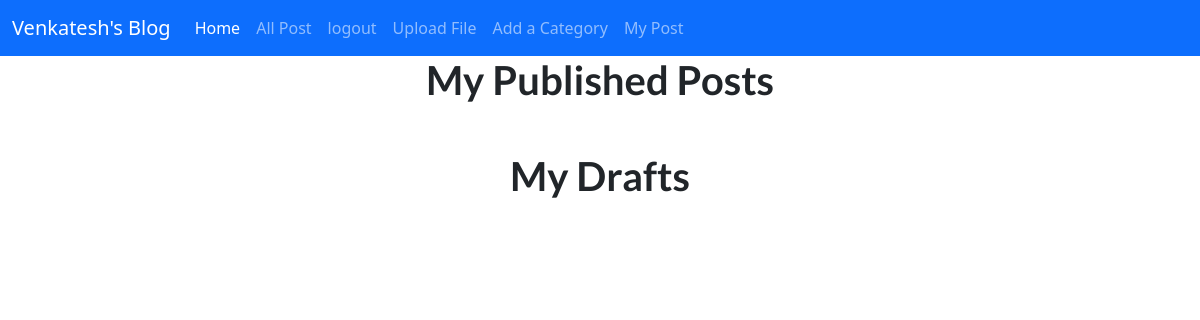
Before: /my-posts/ (signed in) with the older database file.
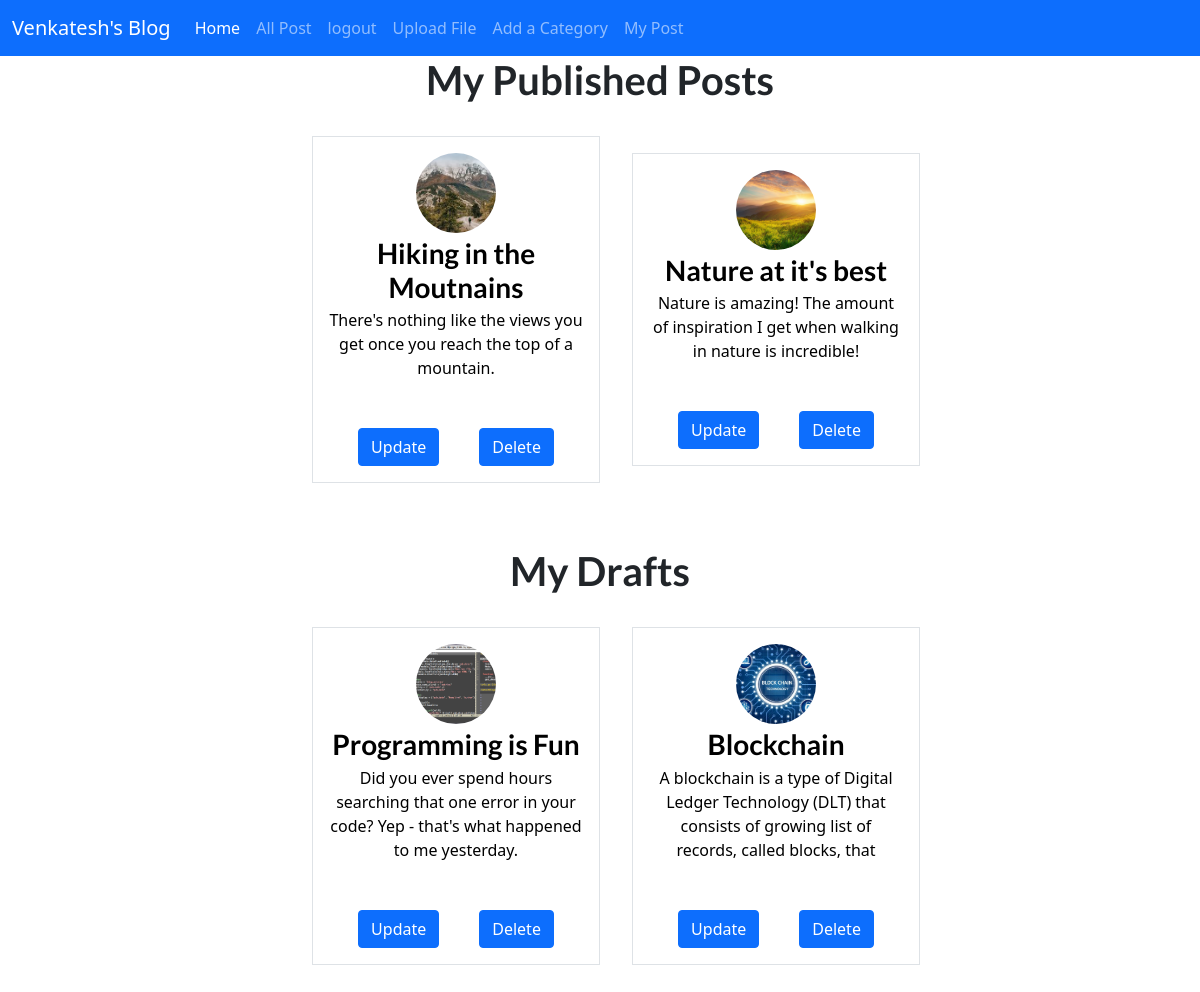
After: the same page with the newer database file.
### blog/models.py (models this page shows)
class Post(models.Model):
    title = models.CharField(max_length=150, unique=True)
    excerpt = models.CharField(max_length=200)
    image = models.ImageField(upload_to="posts", null=True)
    date = models.DateField(auto_now=True)
    slug = AutoSlugField(populate_from="title", unique=True)
    content = models.TextField()
    author = models.ForeignKey(User, on_delete=models.CASCADE)
    status = models.CharField(
        max_length=2, choices=choices, null=True
    )
    category = models.ForeignKey(
        Category, on_delete=models.CASCADE, null=True
    )

### blog/views.py (the view)
# urls.py: path("my-posts/", views.dashboard, name="my-posts"),
def dashboard(request):
    if request.user.is_authenticated and request.user.is_author:
        draft_post = Post.objects.filter(
            status="D", author=request.user
        ).order_by("-date")
        published_posts = Post.objects.filter(
            status="P", author=request.user
        ).order_by("-date")
        return render(
            request,
            "blog/draft_posts.html",
            {
                "draft_post": draft_post,
                "published_post": published_posts,
            },
        )
    messages.warning(request, "Sorry your are not authorized")
    return redirect("/")

### blog/templates/blog/draft_posts.html (shortened to what this page needs)
{% extends "base.html" %}
{% load static %}
{% block content %}
<section id="draft_posts" class="d-flex flex-column justify-content-center align-items-center">
        <div class="post pb-4">
            <h1>My Published Posts</h1>
            <div class="d-flex ">
                <ul class="row g-0 justify-content-center align-items-center">
                    {% for post in published_post %}
                        {% include "blog/includes/post.html" %}
                    {% endfor %}
                </ul>
            </div>
        </div>
        <div class="post pb-4">
            <h1>My Drafts</h1>
            <ul class="row g-0 justify-content-center align-items-center">
                {% for post in draft_post %}
                {% include "blog/includes/post.html" %}
                {% endfor %}
            </ul>
        </div>
</section>
{% endblock %}

### blog/templates/blog/includes/post.html
<li class="col-3 mx-3 border flex my-4 justify-content-center align-items-center" style="width: 18rem;">
    <article class="post">
        <a href="{% url "post-detail-page" post.slug %}">
            <img src="{{ post.image.url }}" alt="{{ post.title }}"/>
            <div class="post__content">
                <h3>{{ post.title }}</h3>
                <p>{{post.excerpt|slice:"0:120" }}</p>
            </div>
        </a>
        <div class="d-flex gap-2">
            {% if user.username == post.author.username %}
                    <a href="{% url 'update_blog' post.slug %}"><button class="btn btn-primary" type="submit">Update</button></a>
                    <a href="{% url 'delete_blog' post.slug %}"><button class="btn btn-primary" type="submit">Delete</button></a>
            {% endif %}
        </div>
    </article>
</li>

Changed rows visible on the page:
now on this page (row edited): Post: image (picture), title "Hiking in the Moutnains", excerpt "There's nothing like the views you get once you reach the top of a mountain.", shows "Update", shown under "My Published Posts"
now on this page (row edited): Post: image (picture), title "Nature at it's best", excerpt "Nature is amazing! The amount of inspiration I get when walking in nature is incredible!", shows "Update", shown under "My Published Posts"
now on this page (row edited): Post: image (picture), title "Programming is Fun", excerpt "Did you ever spend hours searching that one error in your code? Yep - that's what happened to me yesterday.", shows "Update", shown under "My Drafts"
now on this page (row edited): Post: image (picture), title "Blockchain", excerpt "A blockchain is a type of Digital Ledger Technology (DLT) that consists of growing list of records, called blocks, that", shows "Update", shown under "My Drafts"
